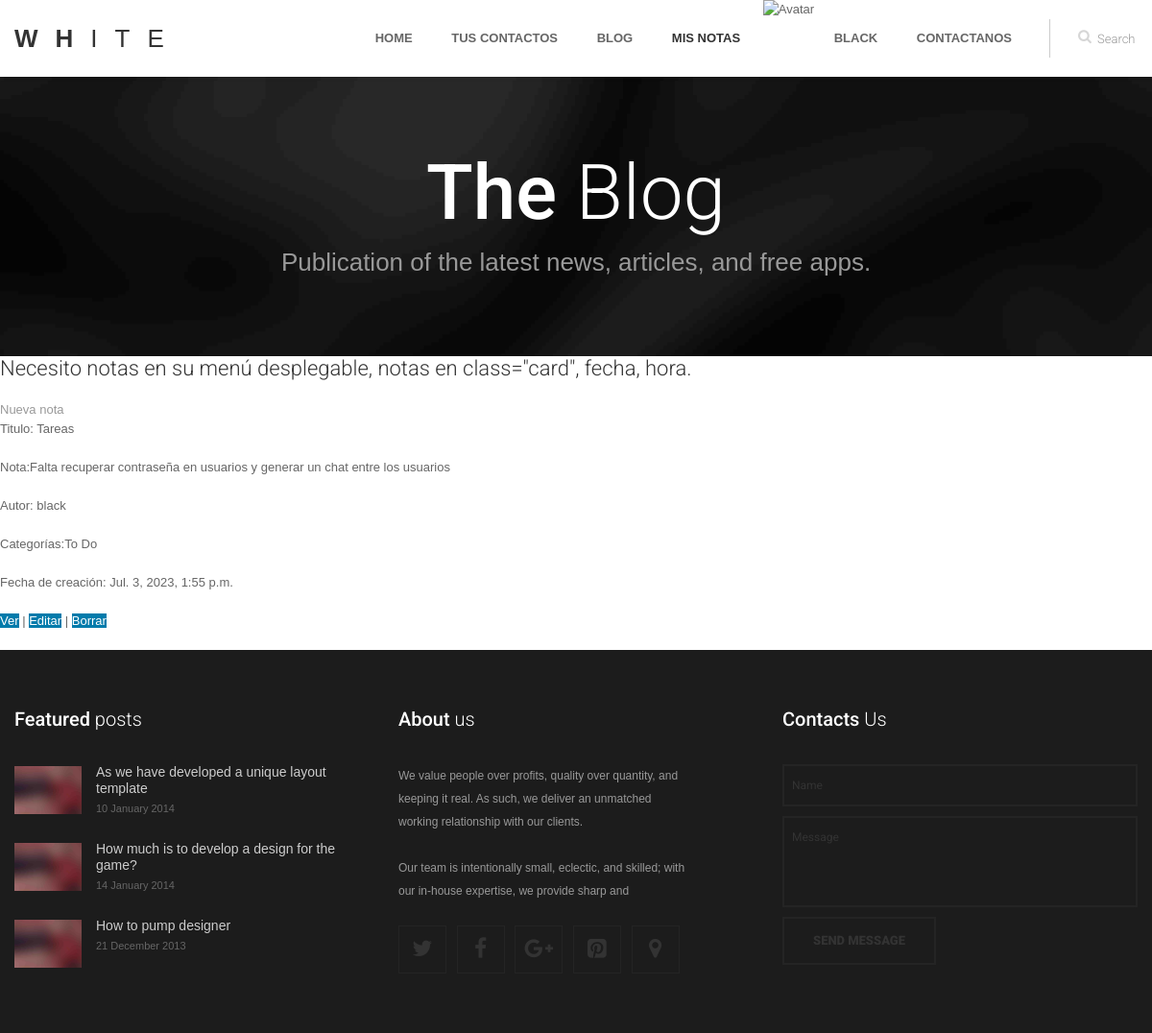
Screenshot of /notas (signed in) with the database file from the repository.
### notasApp/models.py (models this page shows, shortened)
class NotasModel(models.Model):
    titulo = models.CharField(max_length=50)
    camponota = models.TextField(max_length=600)
    autor = models.ForeignKey(User, on_delete=models.CASCADE, null=True)
    categorias = models.ManyToManyField(CategoriaNotasModel)
    fecha_creacion = models.DateTimeField(auto_now_add=True)
    class Meta:
        verbose_name = 'nota'
        verbose_name_plural = 'notas'

class CategoriaNotasModel(models.Model):
    nombre = models.CharField(max_length=50)
    created = models.DateTimeField(auto_now_add=True)
    updated = models.DateTimeField(auto_now=True)
    class Meta:
        verbose_name = 'Categoria'
        verbose_name_plural = 'Categorias'

### notasApp/views.py (the view)
# urls.py: path('notas', NotasList.as_view(), name = 'list'),
class NotasList(LoginRequiredMixin, CustomContextAvatarMixin, ListView):
    model = NotasModel
    template_name = 'notas/notas_list.html'
    context_object_name = 'listanotas'

### homeApp/views.py (called while the page is built)
    def get_context_data(self, **kwargs):
        context = super().get_context_data(**kwargs)
        avatar = Avatar.objects.filter(user=self.request.user).first()
        context['url'] = avatar.imagen.url
        return context

### template/notas/notas_list.html (shortened to what this page needs)
{% extends "base.html" %}
{% load static %}
	{% block content %}
	<h3>Necesito notas en su menú desplegable, notas en class="card", fecha, hora.</h3>
	<a href="{% url 'notas:notaform' %}">Nueva nota</a>
	<div>
	{% for nota in listanotas %}
	<tr>
		<p>Titulo: {{ nota.titulo }}</p>
		<p>Nota:{{ nota.camponota }}</p>
		<p>Autor: {{ nota.autor }}</p>
        <p>
            {% for categoria in nota.categorias.all %}
			Categorías:{{ categoria.nombre }}
            {% endfor %}
		</p>
		<p>Fecha de creación: {{ nota.fecha_creacion }}</p>
		<p>
			<a class="buttons" href="{% url 'notas:detail' nota.id %}">Ver</a> |
			<a class="buttons" href="{% url 'notas:edit' nota.id %}">Editar</a> |
			<a class="buttons" href="{% url 'notas:delete' nota.id %}">Borrar</a>
		</p>
	</tr>
	{% endfor %}
	</div>
	{% endblock %}

### template/base.html (shortened to what this page needs)
{% load static %}
<!DOCTYPE html>
<head>
	<link href={% static "css/bootstrap.min.css" %} rel="stylesheet" type="text/css" />
	<link href={% static "css/flexslider.css" %} rel="stylesheet" type="text/css" />
	<link href={% static "css/animate.css" %} rel="stylesheet" type="text/css" media="all" />
    <link href={% static "css/owl.carousel.css" %} rel="stylesheet">
	<link href={% static "css/style.css" %} rel="stylesheet" type="text/css" />
	<link href={% static "css/colors/" %} rel="stylesheet" type="text/css" id="colors" />
	<link href="http://netdna.bootstrapcdn.com/font-awesome/4.0.3/css/font-awesome.css" rel="stylesheet">
</head>
<body>
<div class="preloader_hide">
	<div id="page" class="single_page">
		<header>
			<div class="menu_block">
				<div class="container clearfix">
					<div class="logo pull-left">
						<a href="index.html" ><span class="b1">w</span><span class="b2">h</span><span class="b3">i</span><span class="b4">t</span><span class="b5">e</span></a>
					</div>
					<div id="search-form" class="pull-right">
						<form method="get" action="#">
							<input type="text" name="Search" value="Search" onFocus="if (this.value == 'Search') this.value = '';" onBlur="if (this.value == '') this.value = 'Search';" />
						</form>
					</div>
					<div class="pull-right">
						<nav class="navmenu center">
							<ul>
								<li class="first scroll_btn {% if request.path == '/' %}active{% endif %}">
									<a href="{% url 'Home' %}">Home</a>
								</li>
								<li class="sub-menu {% if request.path == '/list' %}active{% endif %}">
									<a  href="{% url 'contact:list' %}">tus contactos</a>
								</li>
								<li class="sub-menu {% if request.path == '/blog' %}active{% endif %}">
										<a href="{% url 'Blog' %}">Blog</a>
								</li>
								<li class="sub-menu {% if request.path == '/notas' %}active{% endif %}">
									<a href="{% url 'notas:list' %}">Mis notas</a>
								</li>
								{% if request.user.is_authenticated %}
									<img width= "40px" height="40px" src="{{url}}" alt="Avatar">
									<li class="sub-menu">
										<a href="javascript:void(0);">{{user.get_username}}</a>
									</li>
								{% else %}
									<li><a href="{% url 'Login'%}?next={{request.path}}">Login</a></li>
								{% endif %}
								<li class="scroll_btn last {% if request.path == '/contactanos' %}active{% endif %}">
									<a href="{% url 'Contactanos' %}">Contactanos</a>
								</li>
							</ul>
						</nav>
					</div>
				</div>
			</div>
		</header>
		<section class="breadcrumbs_block clearfix parallax">
			<div class="container center">
				<h2><b>The</b> Blog</h2>
				<p>Publication of the latest news, articles, and free apps.</p>
			</div>
		</section>
		<section id="content">
			<div class="container">
				<div class="row">
				{% block content %}
				{% endblock %}
				</div>
			</div>
		</section>
	</div>
	<section id="contacts">
	</section>
	<footer>
		<div class="container">
			<div class="row" data-appear-top-offset="-200" data-animated="fadeInUp">
				<div class="col-lg-4 col-md-4 col-sm-6 padbot30">
					<h4><b>Featured</b> posts</h4>
					<div class="recent_posts_small clearfix">
						<div class="post_item_img_small">
							<img src={% static "images/blog/3.jpg" %} alt="" />
						</div>
						<div class="post_item_content_small">
							<a class="title" href="blog.html" >As we have developed a unique layout template</a>
							<ul class="post_item_inf_small">
								<li>10 January 2014</li>
							</ul>
						</div>
					</div>
					<div class="recent_posts_small clearfix">
						<div class="post_item_img_small">
							<img src={% static "images/blog/3.jpg" %} alt="" />
						</div>
						<div class="post_item_content_small">
							<a class="title" href="blog.html" >How much is to develop a design for the game?</a>
							<ul class="post_item_inf_small">
								<li>14 January 2014</li>
							</ul>
						</div>
					</div>
					<div class="recent_posts_small clearfix">
						<div class="post_item_img_small">
							<img src={% static "images/blog/3.jpg" %} alt="" />
						</div>
						<div class="post_item_content_small">
							<a class="title" href="blog.html" >How to pump designer</a>
							<ul class="post_item_inf_small">
								<li>21 December 2013</li>
							</ul>
						</div>
					</div>
				</div>
				<div class="col-lg-4 col-md-4 col-sm-6 padbot30 foot_about_block">
					<h4><b>About</b> us</h4>
					<p>We value people over profits, quality over quantity, and keeping it real. As such, we deliver an unmatched working relationship with our clients.</p>
					<p>Our team is intentionally small, eclectic, and skilled; with our in-house expertise, we provide sharp and</p>
					<ul class="social">
						<li><a href="javascript:void(0);" ><i class="fa fa-twitter"></i></a></li>
						<li><a href="javascript:void(0);" ><i class="fa fa-facebook"></i></a></li>
						<li><a href="javascript:void(0);" ><i class="fa fa-google-plus"></i></a></li>
						<li><a href="javascript:void(0);" ><i class="fa fa-pinterest-square"></i></a></li>
						<li><a href="javascript:void(0);" ><i class="map_show fa fa-map-marker"></i></a></li>
					</ul>
				</div>
				<div class="col-lg-4 col-md-4 padbot30">
					<h4><b>Contacts</b> Us</h4>
					<div class="span9 contact_form">
						<div id="fields">
							<form id="contact-form-face" class="clearfix" action="#">
								<input type="text" name="name" value="Name" onFocus="if (this.value == 'Name') this.value = '';" onBlur="if (this.value == '') this.value = 'Name';" />
								<textarea name="message" onFocus="if (this.value == 'Message') this.value = '';" onBlur="if (this.value == '') this.value = 'Message';">Message</textarea>
								<input class="contact_btn" type="submit" value="Send message" />
							</form>
						</div>
					</div>
				</div>
			</div>
		</div>
	</footer>
</div>
</body>
</html>

### rows the page displays
NotasModel: titulo "Tareas", camponota "Falta recuperar contraseña en usuarios y generar un chat entre los usuarios", autor "black", fecha_creacion "Jul. 3, 2023, 1:55 p.m."
CategoriaNotasModel: nombre "To Do"

### other values shown
{{ user.get_username }} "BLACK"
